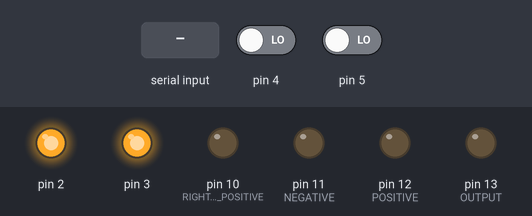
Bench run of a sketch on a simulated Arduino Uno, built with avr-gcc and run on an emulated ATmega328P. Parts: output pins drawn as LEDs (lit = HIGH). The test bench sets the inputs (shaded band); at power-on: pin 4 LOW, pin 5 LOW.

Above: at 1.2 s.
1.3 s: "autonomous" received over Serial
At 2.5 s:
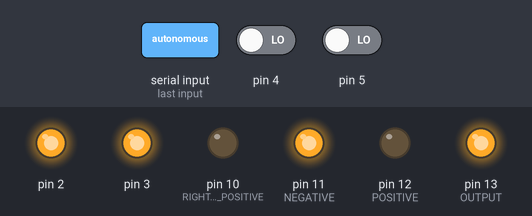
At 4.0 s:
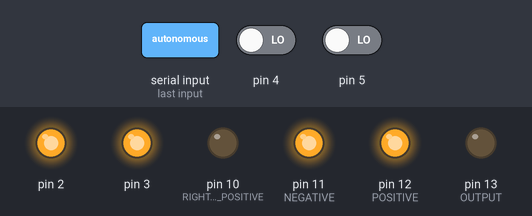
Timing chart, 0 to 5.5 s (numbered marks = the images above; inputs shaded):
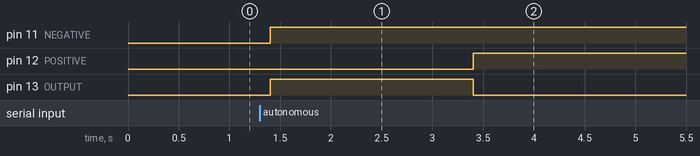

The sketch:

controllingautomatic.ino
```cpp
String s;
void setup() {
  pinMode(2, OUTPUT);
  pinMode(3, OUTPUT);
  pinMode(4, INPUT);
  pinMode(5, INPUT);
  pinMode(13, OUTPUT); //OUTPUT:LEFT NEGATIVE
  pinMode(12, OUTPUT);             //POSITIVE
  pinMode(10, OUTPUT); //RIGHT        POSITIVE
  pinMode(11, OUTPUT);            //NEGATIVE
  digitalWrite(2, HIGH);
  digitalWrite(3, HIGH);
  Serial.begin(9600);
}

void loop() {
char c;
int l, r;
while(Serial.available())
{

  delay(10);
  char c=Serial.read();
  s+=c;
}
 if(s=="autonomous")
 {
  l = digitalRead(4);
  r = digitalRead(5);
  if(r==1&&l==1)
  {
    digitalWrite(13,LOW);
    digitalWrite(12,HIGH);
    digitalWrite(11,LOW);
    digitalWrite(10,HIGH);
  }
  else if(r==0||l==0)
  {
    digitalWrite(13,HIGH);
    digitalWrite(12,LOW);
    digitalWrite(11,HIGH);
    digitalWrite(10,LOW);
    delay(2000);
    digitalWrite(13,LOW);
    digitalWrite(12,HIGH);
    digitalWrite(11,HIGH);
    digitalWrite(10,LOW);
    delay(1000);
   }
 }
 else if(s="manual")
 {
  c=Serial.read();
  if(c=='w')
  {
    digitalWrite(13,LOW);
    digitalWrite(12,HIGH);
    digitalWrite(11,LOW);
    digitalWrite(10,HIGH);
  }
  else if(c=='s')
  {
    digitalWrite(13,LOW);
    digitalWrite(12,LOW);
    digitalWrite(11,LOW);
    digitalWrite(10,LOW);
  }
  else if(c=='a')
  {
    digitalWrite(13,LOW);
    digitalWrite(12,HIGH);
    digitalWrite(11,HIGH);
    digitalWrite(10,LOW);
  }
 }
 s="";
}
```

Measured:
- after the input at 1.3 s, pin 11 (NEGATIVE): LOW → HIGH after 0.10 s; pin 12 (POSITIVE): LOW → HIGH after 2.1 s; pin 13 (OUTPUT): LOW → HIGH after 0.10 s, → LOW 2.0 s later
